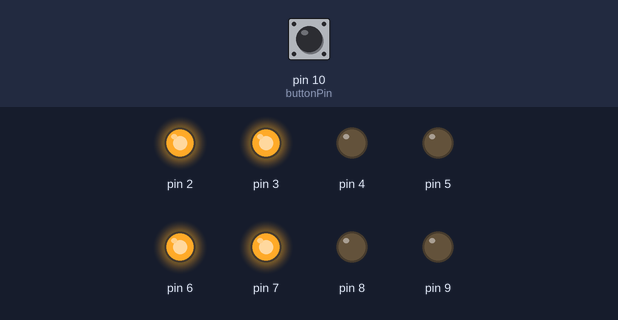
Recording of a sketch running on a simulated Arduino Uno, built with avr-gcc and run on an emulated ATmega328P. Parts: output pins drawn as LEDs (lit = HIGH). Inputs (shaded band) come from the test bench; at power-on: pin 10 (buttonPin) HIGH. Random numbers use the default seed unless the sketch sets one.

Above: at 0.9 s.
2.1 s: pin 10 (buttonPin) pulled LOW for 3.2 s
At 3.8 s:
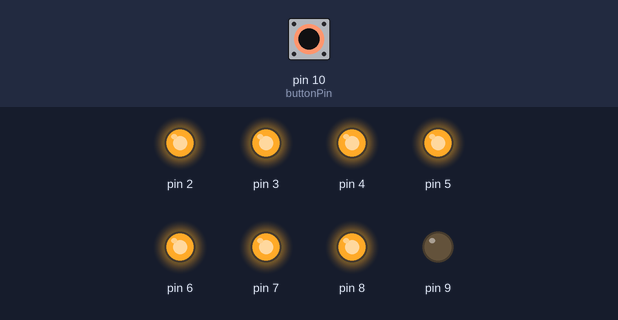
7.2 s: pin 10 (buttonPin) pulled LOW for 0.75 s
At 8.55 s:
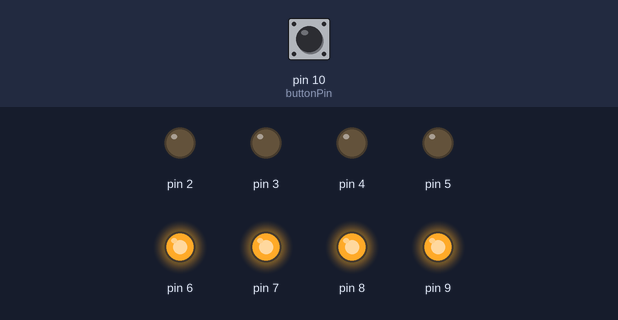
10.4 s: pin 10 (buttonPin) pulled LOW for 1 s
At 11.17 s:
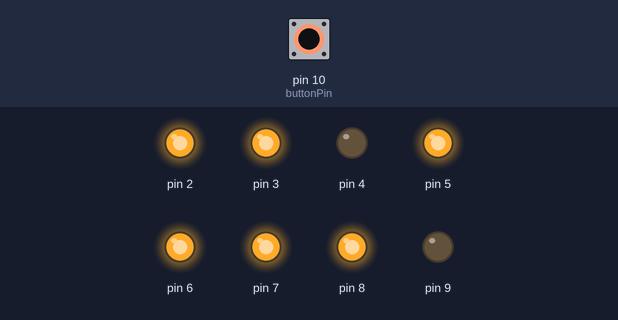
Timing chart, 0 to 23.8 s (numbered marks = the images above; inputs shaded):
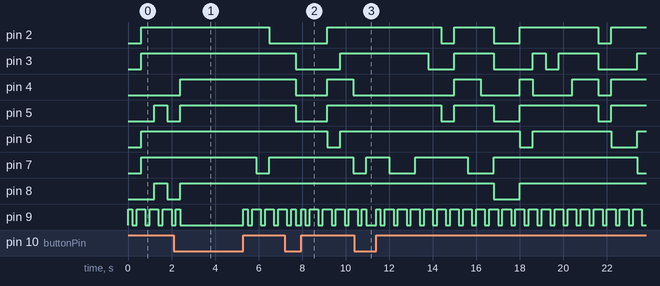

The sketch:

7segmentdisplaywithrandomnumber.ino
```cpp
const int  buttonPin = 10;    // the pin that the pushbutton is attached to
int buttonState = 0;          // current state of the button
int lastButtonState = LOW;    // previous state of the button

int rndm;


void setup()
{
  Serial.begin(9600);

  randomSeed(analogRead(A0));
  pinMode(buttonPin,INPUT_PULLUP);

 pinMode(8,OUTPUT);
 pinMode(7,OUTPUT);
 pinMode(6,OUTPUT);
 pinMode(5,OUTPUT);
 pinMode(4,OUTPUT);
 pinMode(3,OUTPUT);
 pinMode(2,OUTPUT);
 pinMode(9,OUTPUT);
}

void loop()
{


  if (digitalRead(buttonPin) == HIGH) {
        rndm = random(10);
        digitalWrite(9, HIGH);
        delay(200);
        digitalWrite(9, LOW);
        delay(200);
        digitalWrite(9, HIGH);
        delay(200);
        digitalWrite(9, LOW);
  }


  switch (rndm) {
  case 0:
    digitalWrite(8, HIGH);
    digitalWrite(7, HIGH);
    digitalWrite(6, HIGH);
    digitalWrite(5, HIGH);
    digitalWrite(4, HIGH);
    digitalWrite(3, HIGH);
    digitalWrite(2, LOW);
    digitalWrite(9, LOW);
    break;

 case 1:
    digitalWrite(8, LOW);
    digitalWrite(7, HIGH);
    digitalWrite(6, HIGH);
    digitalWrite(5, LOW);
    digitalWrite(4, LOW);
    digitalWrite(3, LOW);
    digitalWrite(2, LOW);
    digitalWrite(9, LOW);
  break;

case 2:
    digitalWrite(8, HIGH);
    digitalWrite(7, HIGH);
    digitalWrite(6, LOW);
    digitalWrite(5, HIGH);
    digitalWrite(4, HIGH);
    digitalWrite(3, LOW);
    digitalWrite(2, HIGH);
    digitalWrite(9, LOW);
  break;
case 3:
    digitalWrite(8, HIGH);
    digitalWrite(7, HIGH);
    digitalWrite(6, HIGH);
    digitalWrite(5, HIGH);
    digitalWrite(4, LOW);
    digitalWrite(3, LOW);
    digitalWrite(2, HIGH);
    digitalWrite(9, LOW);
  break;

case 4:
    digitalWrite(8, LOW);
    digitalWrite(7, HIGH);
    digitalWrite(6, HIGH);
    digitalWrite(5, LOW);
    digitalWrite(4, LOW);
    digitalWrite(3, HIGH);
    digitalWrite(2, HIGH);
    digitalWrite(9, LOW);
    break;

case 5:
    digitalWrite(8, HIGH);
    digitalWrite(7, LOW);
    digitalWrite(6, HIGH);
    digitalWrite(5, HIGH);
    digitalWrite(4, LOW);
    digitalWrite(3, HIGH);
    digitalWrite(2, HIGH);
    digitalWrite(9, LOW);
    break;

case 6:
    digitalWrite(8, HIGH);
    digitalWrite(7, LOW);
    digitalWrite(6, HIGH);
    digitalWrite(5, HIGH);
    digitalWrite(4, HIGH);
    digitalWrite(3, HIGH);
    digitalWrite(2, HIGH);
    digitalWrite(9, LOW);
    break;

case 7:
    digitalWrite(8, HIGH);
    digitalWrite(7, HIGH);
    digitalWrite(6, HIGH);
    digitalWrite(5, LOW);
    digitalWrite(4, LOW);
    digitalWrite(3, LOW);
    digitalWrite(2, LOW);
    digitalWrite(9, LOW);
    break;

case 8:
    digitalWrite(8, HIGH);
    digitalWrite(7, HIGH);
    digitalWrite(6, HIGH);
    digitalWrite(5, HIGH);
    digitalWrite(4, HIGH);
    digitalWrite(3, HIGH);
    digitalWrite(2, HIGH);
    digitalWrite(9, LOW);
    break;

  case 9:
    digitalWrite(8, HIGH);
    digitalWrite(7, HIGH);
    digitalWrite(6, HIGH);
    digitalWrite(5, HIGH);
    digitalWrite(4, LOW);
    digitalWrite(3, HIGH);
    digitalWrite(2, HIGH);
    digitalWrite(9, LOW);
    break;
  }


}
```
